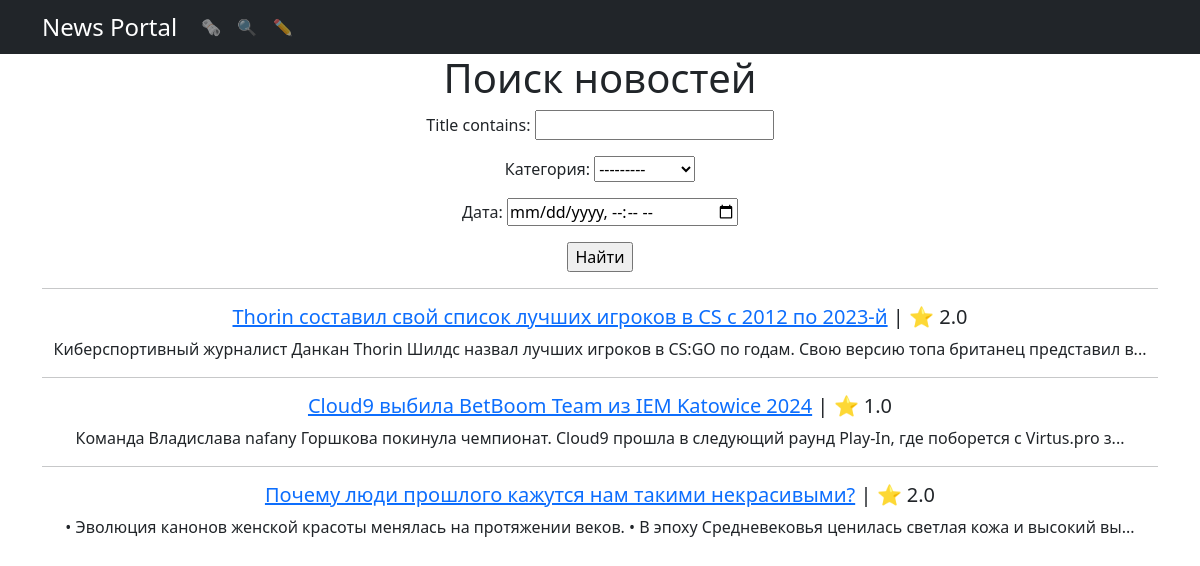
The app's page /search/ with its own data.
### news/models.py (models this page shows, shortened)
class Post(models.Model):
    content_type = models.CharField(max_length = 2,
                                  choices = CONTENT_TYPE,
                                  default = article)
    author = models.ForeignKey("Author", on_delete = models.CASCADE)
    datetime = models.DateTimeField(auto_now_add=True)
    category = models.ManyToManyField("Category")
    title = models.TextField()
    text = models.TextField()
    rating = models.FloatField(default=0)

### news/views.py (the view)
# urls.py: path('search/', SearchList.as_view(), name='search_list'),
class SearchList(ListView):
    queryset = Post.objects.order_by('datetime')
    template_name = 'search.html'
    context_object_name = 'news'
    def get_queryset(self):
        queryset = super().get_queryset()
        self.filterset = PostFilter(self.request.GET, queryset)
        return self.filterset.qs
    def get_context_data(self, **kwargs):
        context = super().get_context_data(**kwargs)
        context['filterset'] = self.filterset
        return context

### news/models.py (called while the page is built)
    def __str__(self):
        return self.name

### news/templatetags/custom_filters.py (called while the page is built)
@register.filter()
def preview_text(text):
    return f"{text[:124]}..."

### templates/search.html
{% extends 'flatpages/default.html' %}
{% load custom_filters %}
{% block content %}
    <h1>Поиск новостей</h1>
    <form action="" method="get">
        {{ filterset.form.as_p }}
        <input type="submit" value="Найти" />
    </form>
    {% if filterset.qs %}
        {% for post in filterset.qs %}
            <hr>
            <h5> <a href="{{post.id}}">{{ post.title }}</a>  | ⭐️ {{ post.rating }}</h5>
            <p>{{ post.text | preview_text}}</p>
        {% endfor %}
    {% else %}
    <h1 style="padding: 15% 5%">Ой 🫢</h1>
    <h5>По вашему запросу ничего не найдено</h5>
    {% endif %}
{% endblock content %}

### records on screen
Post: title "Thorin составил свой список лучших игроков в CS c 2012 по 2023-й", rating "2.0", text|preview_text "Киберспортивный журналист Данкан Thorin Шилдс назвал лучших игроков в CS:GO по годам. Свою версию топа британец представил в..."
Post: title "Cloud9 выбила BetBoom Team из IEM Katowice 2024", rating "1.0", text|preview_text "Команда Владислава nafany Горшкова покинула чемпионат. Cloud9 прошла в следующий раунд Play-In, где поборется с Virtus.pro з..."
Post: title "Почему люди прошлого кажутся нам такими некрасивыми?", rating "2.0", text|preview_text "• Эволюция канонов женской красоты менялась на протяжении веков. • В эпоху Средневековья ценилась светлая кожа и высокий вы..."
